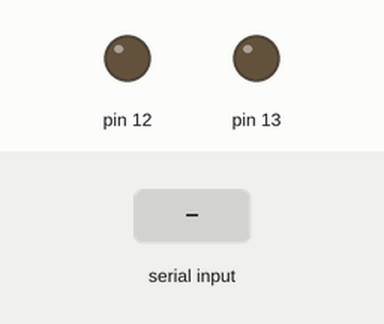
Recording of a sketch running on a simulated Arduino Uno, built with avr-gcc and run on an emulated ATmega328P. Parts: output pins drawn as LEDs (lit = HIGH). Inputs (shaded band) come from the test bench.

Above: at 1.2 s.
1.3 s: "a" received over Serial
At 4.3 s:
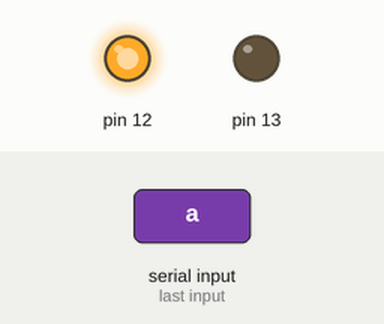
Timing chart, 0 to 6.0 s (numbered marks = the images above; inputs shaded):
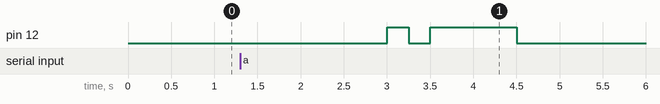

The sketch:

morse7.5.ino
```cpp
void setup()
{
   Serial.begin(9600);//设通信波特率是9600
  pinMode(13, OUTPUT);
}

class Morse
{
  public:
    Morse(int pin);
    void dot();
    void dash();
  private:
    int _pin;
};

Morse::Morse(int pin)
{
  pinMode(pin,OUTPUT);
  _pin=pin;
}


void Morse::dot()
{
  digitalWrite(_pin,HIGH);
  delay(250);
  digitalWrite(_pin,LOW);
  delay(250);
}

void Morse::dash()
{
  digitalWrite(_pin,HIGH);
  delay(1000);
  digitalWrite(_pin,LOW);
  delay(250);
}
Morse morse(12);
void loop()
{
  while (Serial.available() > 0)
  {
    switch(char i=char(Serial.read()))
    {
      case'a':{morse.dot();morse.dash();delay(3000);}
      break;
      case'b':{morse.dash();morse.dot();morse.dot();morse.dot();delay(3000);}
      break;
      case'c':{morse.dash();morse.dot();morse.dash();morse.dot();delay(3000);}
      break;
      case'd':{morse.dash();morse.dot();morse.dot();delay(3000);}
      break;
      case'e':{morse.dot();delay(3000);}
      break;
      case'f':{morse.dot();morse.dot();morse.dash();morse.dot();delay(3000);}
      break;
      case'g':{morse.dash();morse.dash();morse.dot();delay(3000);}
      break;
      case'h':{morse.dot();morse.dot();morse.dot();morse.dot();delay(3000);}
      break;
      case'i':{morse.dot();morse.dot();delay(3000);}
      break;
      case'j':{morse.dot();morse.dash();morse.dash();morse.dash();delay(3000);}
      break;
      case'k':{morse.dash();morse.dot();morse.dash();delay(3000);}
      break;
      case'l':{morse.dot();morse.dash();morse.dot();morse.dot();delay(3000);}
      break;
      case'm':{morse.dash();morse.dash();delay(3000);}
      break;
      case'n':{morse.dash();morse.dot();delay(3000);}
      break;
      case'o':{morse.dash();morse.dash();morse.dash();delay(3000);}
      break;
      case'p':{morse.dot();morse.dash();morse.dash();morse.dot();delay(3000);}
      break;
      case'q':{morse.dash();morse.dash();morse.dot();morse.dash();delay(3000);}
      break;
      case'r':{morse.dot();morse.dash();morse.dot();delay(3000);}
      break;
      case's':{morse.dot();morse.dot();morse.dot();delay(3000);}
      break;
      case't':{morse.dash();delay(3000);}
      break;
      case'u':{morse.dot();morse.dot();morse.dash();delay(3000);}
      break;
      case'v':{morse.dot();morse.dot();morse.dot();morse.dash();delay(3000);}
      break;
      case'w':{morse.dot();morse.dash();morse.dash();delay(3000);}
      break;
      case'x':{morse.dash();morse.dot();morse.dot();morse.dash();delay(3000);}
      break;
      case'y':{morse.dash();morse.dot();morse.dash();morse.dash();delay(3000);}
      break;
      case'z':{morse.dash();morse.dash();morse.dot();morse.dot();delay(3000);}
      break;
      case' ':{delay(7000);}
      break;    //空格
      default:{delay(10000);}
      break;   //回车
     }
       }
    delay(3000);
}
```

Measured:
- after the input at 1.3 s, pin 12: LOW → HIGH after 1.7 s, → LOW 0.25 s later, → HIGH 0.25 s later, → LOW 1.0 s later
